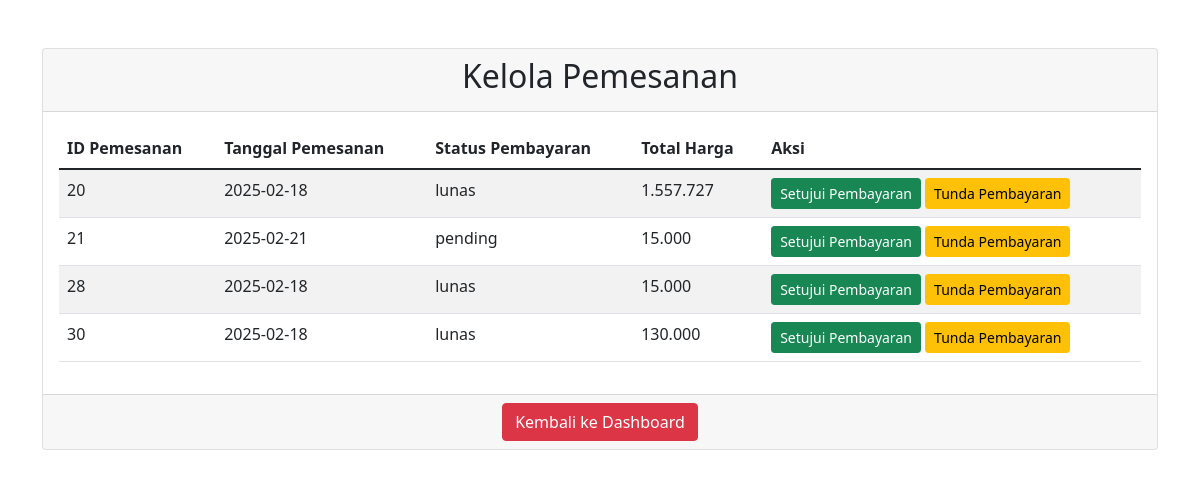
Screenshot of /petugas/manage_orders.php with the database file from the repository.
### tables this page shows
CREATE TABLE `pembayaran` (
  `id_pembayaran` int(11) NOT NULL,
  `id_pemesanan` int(11) NOT NULL,
  `tanggal_pembayaran` date NOT NULL,
  `jumlah_bayar` decimal(10,0) NOT NULL,
  `metode_pembayaran` enum('Transfer Bank','E-Wallet','Kartu Kredit') DEFAULT NULL,
  `status_pembayaran` enum('pending','lunas','gagal') NOT NULL DEFAULT 'pending',
  `kode_pemesanan` varchar(255) DEFAULT NULL,
  `bukti_bayar` varchar(255) DEFAULT NULL
);

CREATE TABLE `pemesanan` (
  `id_pemesanan` int(11) NOT NULL,
  `kode_pemesanan` varchar(50) NOT NULL,
  `tanggal_pemesanan` date NOT NULL,
  `tempat_pemesanan` varchar(100) NOT NULL,
  `nama_penumpang` varchar(100) NOT NULL,
  `id_pelanggan` int(11) NOT NULL,
  `kode_kursi` varchar(50) NOT NULL,
  `id_rute` int(11) NOT NULL,
  `id_transportasi` int(11) NOT NULL,
  `nama_type` varchar(50) NOT NULL,
  `tanggal_berangkat` date NOT NULL,
  `jam_cekin` time NOT NULL,
  `jam_berangkat` time NOT NULL,
  `total_bayar` int(11) NOT NULL
);

### petugas/manage_orders.php (the view, shortened to what this page needs)
<?php
include('koneksi.php');
$query = "SELECT pemesanan.id_pemesanan, pemesanan.tanggal_pemesanan, pembayaran.status_pembayaran, pemesanan.total_bayar
          FROM pemesanan
          INNER JOIN pembayaran ON pemesanan.id_pemesanan = pembayaran.id_pemesanan";
$result = mysqli_query($conn, $query);
?>
<!DOCTYPE html>
<html lang="id">
<head>
    <link href="https://cdn.jsdelivr.net/npm/bootstrap@5.1.3/dist/css/bootstrap.min.css" rel="stylesheet">
</head>
<body>
    <div class="container mt-5">
        <div class="card">
            <div class="card-header text-center">
                <h2>Kelola Pemesanan</h2>
            </div>
            <div class="card-body">
                <table class="table table-striped">
                    <thead>
                        <tr>
                            <th scope="col">ID Pemesanan</th>
                            <th scope="col">Tanggal Pemesanan</th>
                            <th scope="col">Status Pembayaran</th>
                            <th scope="col">Total Harga</th>
                            <th scope="col">Aksi</th>
                        </tr>
                    </thead>
                    <tbody>
                        <?php
                        if (mysqli_num_rows($result) > 0) {
                            while ($row = mysqli_fetch_assoc($result)) {
                                echo "<tr>
                                        <td>" . htmlspecialchars($row['id_pemesanan']) . "</td>
                                        <td>" . htmlspecialchars($row['tanggal_pemesanan']) . "</td>
                                        <td>" . htmlspecialchars($row['status_pembayaran']) . "</td>
                                        <td>" . number_format($row['total_bayar'], 0, ',', '.') . "</td>
                                        <td>
                                            <a href='?update_status=true&id_pemesanan=" . $row['id_pemesanan'] . "&new_status=Paid' class='btn btn-success btn-sm'>Setujui Pembayaran</a>
                                            <a href='?update_status=true&id_pemesanan=" . $row['id_pemesanan'] . "&new_status=Unpaid' class='btn btn-warning btn-sm'>Tunda Pembayaran</a>
                                        </td>
                                      </tr>";
                            }
                        } else {
                            echo "<tr><td colspan='5' class='text-center'>Tidak ada pemesanan yang ditemukan.</td></tr>";
                        }
                        ?>
                    </tbody>
                </table>
            </div>
            <div class="card-footer text-center">
                <a href="petugas_dashboard.php" class="btn btn-danger">Kembali ke Dashboard</a>
            </div>
        </div>
    </div>
</body>
</html>

### rows the page displays
pembayaran: id_pemesanan.id_pemesanan "20", id_pemesanan.tanggal_pemesanan "2025-02-18", status_pembayaran "lunas", id_pemesanan.total_bayar "1.557.727"
pembayaran: id_pemesanan.id_pemesanan "21", id_pemesanan.tanggal_pemesanan "2025-02-21", status_pembayaran "pending", id_pemesanan.total_bayar "15.000"
pembayaran: id_pemesanan.id_pemesanan "28", id_pemesanan.tanggal_pemesanan "2025-02-18", status_pembayaran "lunas", id_pemesanan.total_bayar "15.000"
pembayaran: id_pemesanan.id_pemesanan "30", id_pemesanan.tanggal_pemesanan "2025-02-18", status_pembayaran "lunas", id_pemesanan.total_bayar "130.000"
